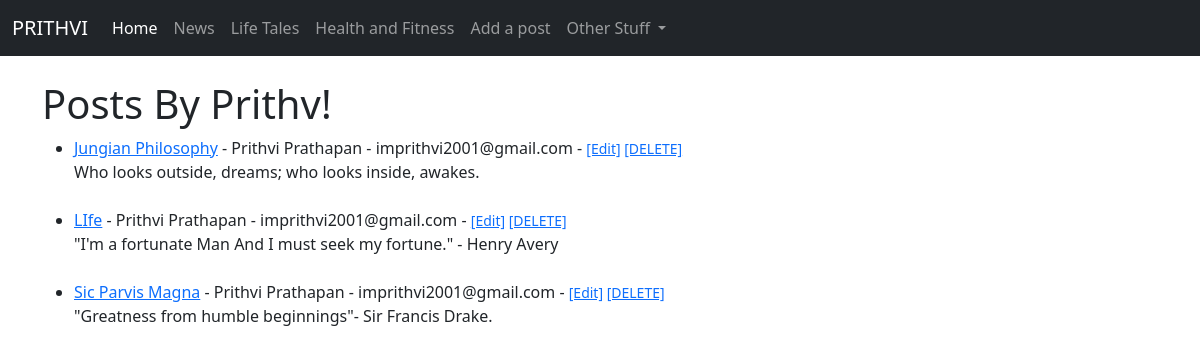
Before: / with the older database file.
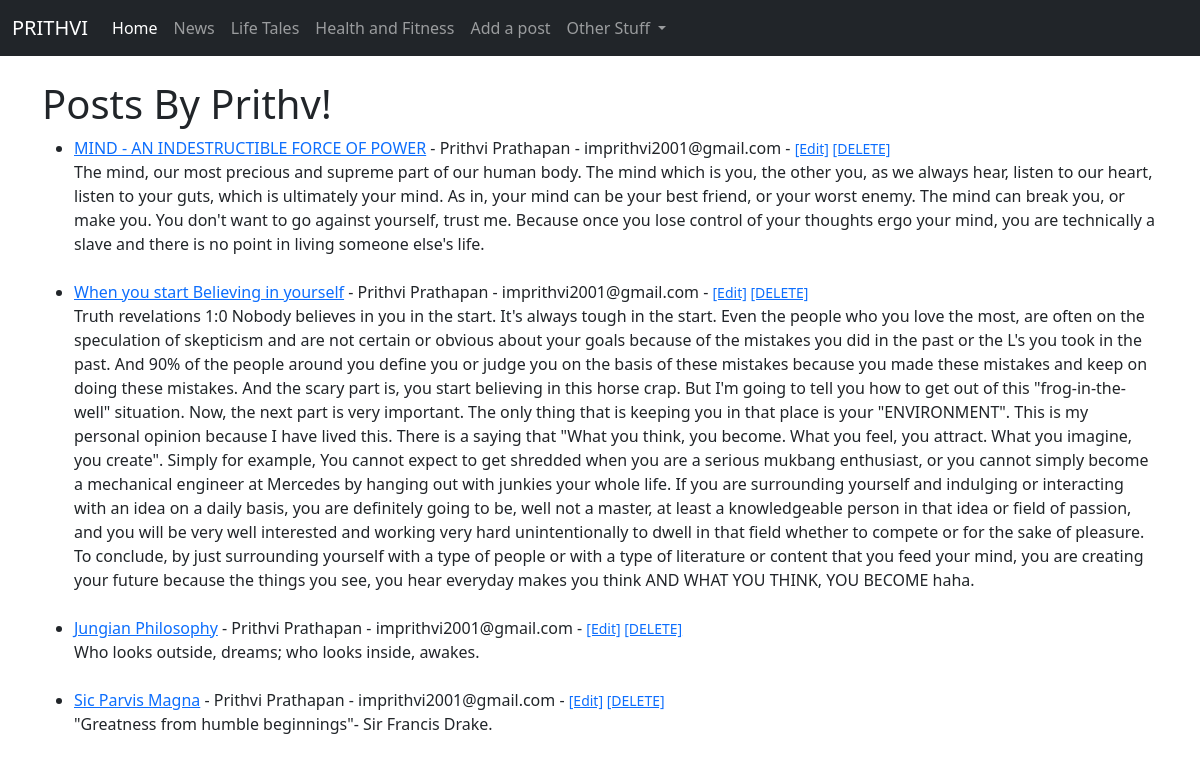
After: the same page with the newer database file.
### theblog/models.py (models this page shows, shortened)
class Post(models.Model):
	title = models.CharField(max_length = 255)
	title_tag = models.CharField(max_length = 255)
	author = models.ForeignKey(User, on_delete = models.CASCADE)
	body = models.TextField()

### theblog/views.py (the view)
# urls.py: path('', HomeView.as_view(), name = "home"),
class HomeView(ListView):
    model = Post
    template_name = "home.html"
    ordering = ["-id"]

### theblog/templates/home.html
{% extends 'base.html' %}
{% block content %}
<h1>Posts By Prithv!</h1>
<ul>
{% for post in object_list %}
<li><a href="{% url 'article-detail' post.pk %}">{{ post.title }}</a> - {{ post.author.first_name }}
	{{ post.author.last_name }} - {{ post.author.email }} -
	<small>
    <a href="{% url 'update_post' post.pk %}">[Edit]</a>
    <a href="{% url 'delete_post' post.pk %}">[DELETE]</a>
  </small>
  <br/>
	{{ post.body }}</li>
	<br/>
{% endfor %}
</ul>
{% endblock %}

### theblog/templates/base.html (shortened to what this page needs)
<!doctype html>
<html lang="en">
  <head>
    <link href="https://cdn.jsdelivr.net/npm/bootstrap@5.0.0-beta1/dist/css/bootstrap.min.css" rel="stylesheet">
  </head>
  <body>
    <nav class="navbar navbar-expand-lg navbar-dark bg-dark">
  <div class="container-fluid">
    <a class="navbar-brand" href="{% url 'home' %}">PRITHVI</a>
    <div class="collapse navbar-collapse" id="navbarSupportedContent">
      <ul class="navbar-nav me-auto mb-2 mb-lg-0">
        <li class="nav-item">
          <a class="nav-link active" aria-current="page" href="{% url 'home' %}">Home</a>
        </li>
        <li class="nav-item">
          <a class="nav-link" href="#">News</a>
        </li>
        <li class="nav-item">
          <a class="nav-link" href="#">Life Tales</a>
        </li>
        <li class="nav-item">
          <a class="nav-link" href="#">Health and Fitness</a>
        </li>
        <li class="nav-item">
          <a class="nav-link" href="{% url 'add_post' %}">Add a post</a>
        </li>
        <li class="nav-item dropdown">
          <a class="nav-link dropdown-toggle" href="#" id="navbarDropdown" role="button" data-bs-toggle="dropdown" aria-expanded="false">
            Other Stuff
          </a>
        </li>
      </ul>
    </div>
  </div>
</nav>
    <br>
    <div class="container">
      {% block content %}
      {% endblock %}
    </div>
  </body>
</html>

Changed rows visible on the page:
removed Post: title "LIfe", author.first_name "Prithvi", author.last_name "Prathapan", author.email "imprithvi2001@gmail.com", body "\"I'm a fortunate Man And I must seek my fortune.\" - Henry Avery"
added Post: title "MIND - AN INDESTRUCTIBLE FORCE OF POWER", author.first_name "Prithvi", author.last_name "Prathapan", author.email "imprithvi2001@gmail.com", body "The mind, our most precious and supreme part of our human body. The mind which is you, the other you, as we always hear, listen to our heart, listen to your guts, which is ultimately your mind. As in, your mind can be your best friend, or your worst enemy. The mind can break you, or make you. You don't want to go against yourself, trust me. Because once you lose control of your thoughts ergo your mind, you are technically a slave and there is no point in living someone else's life."
added Post: title "When you start Believing in yourself", author.first_name "Prithvi", author.last_name "Prathapan", author.email "imprithvi2001@gmail.com", body "Truth revelations 1:0 Nobody believes in you in the start. It's always tough in the start. Even the people who you love the most, are often on the speculation of skepticism and are not certain or obvious about your goals because of the mistakes you did in the past or the L's you took in the past. And 90% of the people around you define you or judge you on the basis of these mistakes because you made these mistakes and keep on doing these mistakes. And the scary part is, you start believing in this horse crap. But I'm going to tell you how to get out of this \"frog-in-the-well\" situation. Now, the next part is very important. The only thing that is keeping you in that place is your…"
